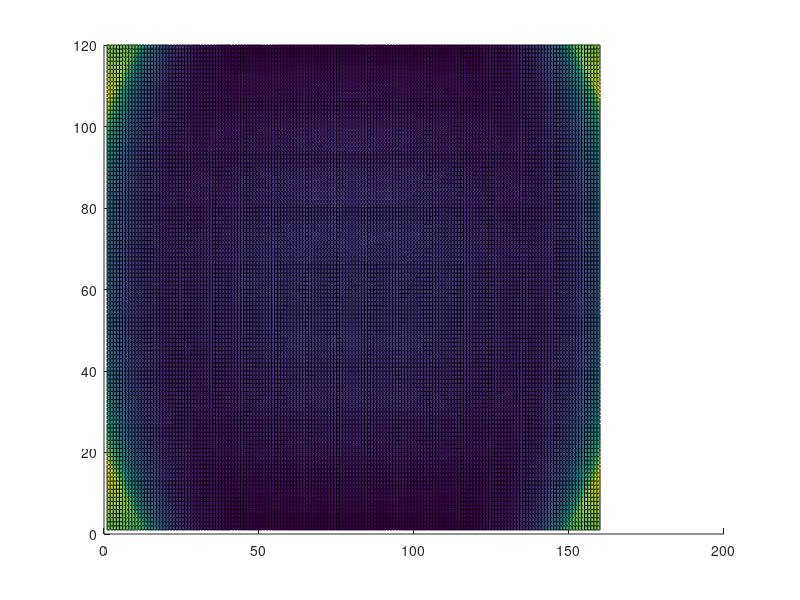

Recreate this plot in MATLAB.
function testFisheyeRadTanThinPrism()
global Param test_Jac data
data.xr_yr = [];
Param = [1214.025993758243,
    1212.925993758243,
    1469.535869576514,
    1438.595858396595,
    0.4049855059199108,
    -0.4960655170834019,
    0.2366889743579386,
    0.9948191490966187,
    -1.573948083968366,
    0.6086728193625544,
    -0.0003672190538065101,
    -0.0007413905358394097,
    -0.0005839984838196491,
    -0.0002193412417918993,
    0.0001936268547567258,
    -0.0002042473404798113];

Param = [242.0503165415735,
          241.8503165415735,
          319.8053191211108,
          240.9679064324467,
          -0.02689165420917155,
          0.1019919163316408,
          -0.07180862612716554,
          0.01245898233008245,
          0.001242086400994195,
          -0.0004149914187376608,
          0.0005499786009926172,
          0.0005819661606400815,
          -0.001232007804086031,
          -0.0003868334860997226,
          -0.0005963449586486949,
          0.00001071922498768078];

      
%       Param = [236.8820281-0;
% 236.7437341-0;
% 325.0065396;
% 241.9557923;
% 0.2124214875;
% -0.1719834148;
% 0.06211290885;
% -0.009899091649;
% 0;
% 0;
% 0;
% 0;
% 0;
% 0;
% 0;
% 0];
      
% Param(9:10) = 0;
% Param(11:end) = 0;
test_Jac = 0;


Param0 = Param;

fx0 = Param0(1);
fy0 = Param0(2);
cx0 = Param0(3);
cy0 = Param0(4);
k10 = Param0(5);
k20 = Param0(6);
k30 = Param0(7);
k40 = Param0(8);
k50 = Param0(9);
k60 = Param0(10);
p10 = Param0(11);
p20 = Param0(12);
s10 = Param0(13);
s20 = Param0(14);
s30 = Param0(15);
s40 = Param0(16);


fx = Param(1);
fy = Param(2);
cx = Param(3);
cy = Param(4);
k1 = Param(5);
k2 = Param(6);
k3 = Param(7);
k4 = Param(8);
k5 = Param(9);
k6 = Param(10);
p1 = Param(11);
p2 = Param(12);
s1 = Param(13);
s2 = Param(14);
s3 = Param(15);
s4 = Param(16);


X = [-10.1234 -20.5678 10];
X_ = X;
X = [X(1)/X(3) X(2)/X(3) 1];
X = X./norm(X);

[pt2d, d_uv_d_pt3d, d_uv_d_param] = project(X_(1),X_(2), X_(3),fx0,fy0,cx0,cy0,k10,k20,k30,k40,k50,k60,p10,p20,s10,s20,s30,s40);

[pt3d, d_pt3d_d_uv, d_pt3d_d_param] = unproject(pt2d(1),pt2d(2), fx0,fy0,cx0,cy0,k10,k20,k30,k40,k50,k60,p10,p20,s10,s20,s30,s40);

 
err_ = X - pt3d

disturbance = [1.*(rand(4,1)-0.5);
    0.0001.*(rand(6,1)-0.5);
    0.000001.*(rand(6,1)-0.5)];
% disturbance(5:end) = 0;

disturbance_pt3d = 0.01.*(rand(3,1)-0.5);
disturbance_pt2d = 1000.*(rand(2,1)-0.5);
disturbance_pt2d = 10.*(rand(2,1)-0.5);

% disturbance(11:end) = 0;

Param = Param + disturbance;
fx = Param(1);
fy = Param(2);
cx = Param(3);
cy = Param(4);
k1 = Param(5);
k2 = Param(6);
k3 = Param(7);
k4 = Param(8);
k5 = Param(9);
k6 = Param(10);
p1 = Param(11);
p2 = Param(12);
s1 = Param(13);
s2 = Param(14);
s3 = Param(15);
s4 = Param(16);
[pt2d_err, d_uv_d_pt3d_err, d_uv_d_param_err] = project(X_(1),X_(2), X_(3),fx,fy,cx,cy,k1,k2,k3,k4,k5,k6,p1,p2,s1,s2,s3,s4);
[pt2d_err1, d_uv_d_pt3d_err1, d_uv_d_param_err1] = project(X_(1)+disturbance_pt3d(1),X_(2)+disturbance_pt3d(2), X_(3)+disturbance_pt3d(3), fx0,fy0,cx0,cy0,k10,k20,k30,k40,k50,k60,p10,p20,s10,s20,s30,s40);

err1 = pt2d_err' - pt2d';
err_comp1 = d_uv_d_param *disturbance;
check_Jac1 = [err1 - err_comp1 err1  err_comp1];

err11 = pt2d_err1' - pt2d';
err_comp11 = d_uv_d_pt3d *disturbance_pt3d;
check_Jac11 = [err11 - err_comp11 err11  err_comp11];


[pt3d_err, d_pt3d_d_uv_err, d_pt3d_d_param_err] = unproject(pt2d(1),pt2d(2), fx,fy,cx,cy,k1,k2,k3,k4,k5,k6,p1,p2,s1,s2,s3,s4);
[pt3d_err2, d_pt3d_d_uv_err2, d_pt3d_d_param_err2] = unproject(pt2d(1)+disturbance_pt2d(1),pt2d(2)+disturbance_pt2d(2), fx0,fy0,cx0,cy0,k10,k20,k30,k40,k50,k60,p10,p20,s10,s20,s30,s40);


err2 = pt3d_err' - pt3d';
err_comp2 = d_pt3d_d_param*disturbance;
check_Jac2 = [err2 - err_comp2 err2  err_comp2];


err22 = pt3d_err2' - pt3d';
err_comp22 = d_pt3d_d_uv*disturbance_pt2d;
check_Jac22 = [err22 - err_comp22 err22  err_comp22];

err_cat = [check_Jac1; check_Jac11];
% err_cat(3,:) = 0;
err_cat = [err_cat; check_Jac2; check_Jac22];


[pt2d_all_err1, d_uv_d_pt3d_all_err1, d_uv_d_param_all_err1] = project(X_(1)+disturbance_pt3d(1),X_(2)+disturbance_pt3d(2), X_(3)+disturbance_pt3d(3), fx,fy,cx,cy,k1,k2,k3,k4,k5,k6,p1,p2,s1,s2,s3,s4);
err3 = pt2d_all_err1' - pt2d';
err_comp3 = [d_uv_d_pt3d, d_uv_d_param] * [disturbance_pt3d; disturbance];
check_Jac3 = [err3 - err_comp3 err3  err_comp3];

[pt3d_all_err2, d_pt3d_d_uv_all_err2, d_pt3d_d_param_all_err2] = unproject(pt2d(1)+disturbance_pt2d(1),pt2d(2)+disturbance_pt2d(2), fx,fy,cx,cy,k1,k2,k3,k4,k5,k6,p1,p2,s1,s2,s3,s4);
err33 = pt3d_all_err2' - pt3d';
err_comp33 = [ d_pt3d_d_uv d_pt3d_d_param] * [disturbance_pt2d; disturbance];
check_Jac33 = [err33 - err_comp33 err33  err_comp33];


err_cat = [err_cat; check_Jac3; check_Jac33];






[xMat, yMat] = meshgrid(1:4: 640, 1:4: 480);
pix = [xMat(:) yMat(:)];
cov_2d = zeros(2,2,size(pix,1));
cov_3d = zeros(3,3,size(pix,1));
for i = 1 : size(pix,1)
    [pt3d_i, d_pt3d_d_uv_i, d_pt3d_d_param_i] = unproject(pix(i,1),pix(i,2), fx0,fy0,cx0,cy0,k10,k20,k30,k40,k50,k60,p10,p20,s10,s20,s30,s40);
    [pt2d, d_uv_d_pt3d, d_uv_d_param] = project(pt3d_i(1),pt3d_i(2), pt3d_i(3),fx0,fy0,cx0,cy0,k10,k20,k30,k40,k50,k60,p10,p20,s10,s20,s30,s40);
    cov_2d(:,:,i) = d_pt3d_d_uv_i'*d_pt3d_d_uv_i;
    cov_3d(:,:,i) = d_uv_d_pt3d'*d_uv_d_pt3d;
end

cov_2d_11 = reshape(cov_2d(1,1,:), size(xMat));
cov_2d_12 = reshape(cov_2d(1,2,:), size(xMat));
cov_2d_21 = reshape(cov_2d(2,1,:), size(xMat));
cov_2d_22 = reshape(cov_2d(2,2,:), size(xMat));

asg = 1;

figure,surface(abs(cov_2d_11));

if 0
    
    syms Fx Fy Cx Cy K1 K2 K3 K4 K5 K6 P1 P2 S1 S2 S3 S4
    [pt2d, d_uv_d_pt3d, d_uv_d_param1] = project(X_(1),X_(2), X_(3),fx,fy,cx,cy,k1,K2,k3,k4,k5,k6,p1,p2,s1,s2,s3,s4);
    f(K2) = pt2d;
    d = (diff(f(K2), K2));
    diary('G:\matlab\data\vio\ci\outputs_temp\k1.txt');
    d
    diary off
    K2 = k2;
    dd1 = [ - (48275021572435495174898032358408269513219969837322525381732012136048209129685548970780841343577975855498889641513383742886785*K1)/1322111937580497197903830616065542079656809365928562438569297590548811582472622691650378420879430569695182424050046716608512 - (5400921095745737414864740567421*(((7538505412310750881198669132351350142507979705*K1)/5708990770823839524233143877797980545530986496 + 108616074649820597627439802580852225777621454955/22835963083295358096932575511191922182123945984)^2 + ((7658023570111082183785847262302949358552067749*K1)/2854495385411919762116571938898990272765493248 + 110338112698430371295717186394507058396835377199/11417981541647679048466287755595961091061972992)^2)*((291410363852946023596658517056327944386602229867452446331213491986081972889503335934635595029*K1)/16296287810675888690147565507275025288411747149327490005089123594835050398106693649467179008 + 4198690337516231856552518384262660734600025545759371363542075449882910274323304770522983108479/65185151242703554760590262029100101153646988597309960020356494379340201592426774597868716032))/10141204801825835211973625643008 - 9173334200905149215201177199746110203060254848275400734911070613524627812110541602474809405419712340332366084219678939233532355/5288447750321988791615322464262168318627237463714249754277190362195246329890490766601513683517722278780729696200186866434048, - (14570102498104968102687249988128790534735505934308818962012474138076873364262459461514613087559427073127488557231239696949549*K1)/330527984395124299475957654016385519914202341482140609642324397637202895618155672912594605219857642423795606012511679152128 - (1256175362649241410674650484283*(((7538505412310750881198669132351350142507979705*K1)/5708990770823839524233143877797980545530986496 + 108616074649820597627439802580852225777621454955/22835963083295358096932575511191922182123945984)^2 + ((7658023570111082183785847262302949358552067749*K1)/2854495385411919762116571938898990272765493248 + 110338112698430371295717186394507058396835377199/11417981541647679048466287755595961091061972992)^2)*((291410363852946023596658517056327944386602229867452446331213491986081972889503335934635595029*K1)/16296287810675888690147565507275025288411747149327490005089123594835050398106693649467179008 + 4198690337516231856552518384262660734600025545759371363542075449882910274323304770522983108479/65185151242703554760590262029100101153646988597309960020356494379340201592426774597868716032))/2535301200456458802993406410752 - 4512121468592493264397478556438384715937038910902384670412856992193050228834794986370962975451826433051050202303796805675114951/1322111937580497197903830616065542079656809365928562438569297590548811582472622691650378420879430569695182424050046716608512];
    dd2 = [ - (207960099903111898174347030742480337410707985713547487735713601464917560573278037239047498497134384296330328836845642613706785*K2)/1322111937580497197903830616065542079656809365928562438569297590548811582472622691650378420879430569695182424050046716608512 - (5400921095745737414864740567421*((1255343372322049086338669750089511338995115487397891181604146513306105782797421711189802303029*K2)/16296287810675888690147565507275025288411747149327490005089123594835050398106693649467179008 + 48740894432609441524824872929981085575585992223008904015911655044437931993929073374306174369595/260740604970814219042361048116400404614587954389239840081425977517360806369707098391474864128)*(((15646385323405317538376334653118246984114721545*K2)/5708990770823839524233143877797980545530986496 + 607498181066896240122845838517084812926392999975/91343852333181432387730302044767688728495783936)^2 + ((15894448705708353092422390404592575971634264501*K2)/2854495385411919762116571938898990272765493248 + 617129674247175268608511369635475545525414554555/45671926166590716193865151022383844364247891968)^2))/10141204801825835211973625643008 - 78457915915197855817226432569563050027678887314427276783590477663726073059890380439515460825593319044646792094011541810266282895/21153791001287955166461289857048673274508949854856999017108761448780985319561963066406054734070889115122918784800747465736192, - (62765377878869472407993739840518676831425525484341125755627919493843509009947178108998892804165690067214883676240388674697549*K2)/330527984395124299475957654016385519914202341482140609642324397637202895618155672912594605219857642423795606012511679152128 - (1256175362649241410674650484283*((1255343372322049086338669750089511338995115487397891181604146513306105782797421711189802303029*K2)/16296287810675888690147565507275025288411747149327490005089123594835050398106693649467179008 + 48740894432609441524824872929981085575585992223008904015911655044437931993929073374306174369595/260740604970814219042361048116400404614587954389239840081425977517360806369707098391474864128)*(((15646385323405317538376334653118246984114721545*K2)/5708990770823839524233143877797980545530986496 + 607498181066896240122845838517084812926392999975/91343852333181432387730302044767688728495783936)^2 + ((15894448705708353092422390404592575971634264501*K2)/2854495385411919762116571938898990272765493248 + 617129674247175268608511369635475545525414554555/45671926166590716193865151022383844364247891968)^2))/2535301200456458802993406410752 - 38154277130673311662549397021029024933420887439692192875566770858344905525858931019544992932713671553350078102082658069226036387/5288447750321988791615322464262168318627237463714249754277190362195246329890490766601513683517722278780729696200186866434048];
    d_uv_d_k2 = d_uv_d_param(:,6);
    err1 = d_uv_d_k2-dd2';
    
    sdfkb = 1;
    
elseif 0
      syms Fx Fy Cx Cy K1 K2 K3 K4 K5 K6 P1 P2 S1 S2 S3 S4
    [pt3d, d_pt3d_d_uv1, d_pt3d_d_param1] = unproject(pt2d(1),pt2d(2), fx,fy,cx,cy,K1,k2,k3,k4,k5,k6,p1,p2,s1,s2,s3,s4);
     f(K1) = pt3d;
     d = (diff(f(K1), K1));
    diary('G:\matlab\data\vio\ci\outputs_temp\k1.txt');
    d
    diary off
    K1 = k1;
end

end

function [pt2d, d_uv_d_pt3d, d_uv_d_param] = project(X,Y,Z, fx,fy,cx,cy,k1,k2,k3,k4,k5,k6,p1,p2,s1,s2,s3,s4)
global Param
d_uv_d_pt3d = []; d_uv_d_param = [];

% X = pt3d(:,1);
% Y = pt3d(:,2);
% Z = pt3d(:,3);

param = [fx,fy,cx,cy,k1,k2,k3,k4,k5,k6,p1,p2,s1,s2,s3,s4];
% fx = param(1);
% fy = param(2);
% cx = param(3);
% cy = param(4);
% k1 = param(5);
% k2 = param(6);
% k3 = param(7);
% k4 = param(8);
% k5 = param(9);
% k6 = param(10);
% p1 = param(11);
% p2 = param(12);
% s1 = param(13);
% s2 = param(14);
% s3 = param(15);
% s4 = param(16);

if 1
    a = X./Z;
    b = Y./Z;
    r = sqrt(a.^2 + b.^2);
    th = atan(r);
else
    a = X;
    b = Y;
    r = sqrt(X.^2 + Y.^2);
    th = atan2(r, Z);   
end


th2 = th.^2;
th4 = th2.^2;
th6 = th2.*th4;
th8 = th4.*th4;
th10 = th6.*th4;
th12 = th6.*th6;

thd = th.*(1 + k1.*th2 + k2.*th4 + k3.*th6 + k4.*th8 + k5.*th10 + k6.*th12);
x_r = a./r.*thd;
y_r = b./r.*thd;
r_d = sqrt(x_r.^2 + y_r.^2);
uvDistorted = [x_r      +      p1.*(2.*x_r.^2 + r_d.^2) + 2.*x_r.*y_r.*p2     +     s1.*r_d.^2 + s2.*r_d.^4 ...
               y_r      +      p2.*(2.*y_r.^2 + r_d.^2) + 2.*x_r.*y_r.*p1     +     s3.*r_d.^2 + s4.*r_d.^4];


pt2d = [fx.*uvDistorted(:,1) + cx ...
    fy.*uvDistorted(:,2) + cy];




duvDistorted_dxryr = compute_duvDistorted_dxryr([x_r y_r], x_r.^2 + y_r.^2, param);


d_thd_d_th = 1 + 3*k1.*th2 + 5*k2.*th4 + 7*k3.*th6 + 9*k4.*th8 + 11*k5.*th10 + 13*k6.*th12;

d_x_r_d_a = b.^2./r.^3.*thd + a.^2./(r.^2 + r.^4)*d_thd_d_th;
d_x_r_d_b = -a.*b./r.^3.*thd + a.*b./(r.^2 + r.^4)*d_thd_d_th;
d_y_r_d_a = -a.*b./r.^3.*thd + a.*b./(r.^2 + r.^4)*d_thd_d_th;
d_y_r_d_b = a.^2./r.^3.*thd + b.^2./(r.^2 + r.^4)*d_thd_d_th;
d_xr_yr_d_ab = [d_x_r_d_a d_x_r_d_b; d_y_r_d_a d_y_r_d_b];

d_ab_d_xyz = [ 1./Z    0     -X./Z.^2;
                 0    1./Z   -Y./Z.^2];
             
d_uv_d_uvDistorted = [fx 0;0 fy];

d_uv_d_pt3d = d_uv_d_uvDistorted * duvDistorted_dxryr * d_xr_yr_d_ab * d_ab_d_xyz;




%%%%
d_uv_d_fxfycxcy = [uvDistorted(:,1)     0            1   0;
                         0         uvDistorted(:,2)  0   1];

d_xr_yr_d_thd = [a./r; b./r];
                     
d_thd_d_k1k2k3k4k5k6 = [th.^3   th.^5   th.^7   th.^9   th.^11   th.^13];

d_uv_d_k1k2k3k4k5k6 = d_uv_d_uvDistorted * duvDistorted_dxryr * d_xr_yr_d_thd * d_thd_d_k1k2k3k4k5k6;

duvDistorted_d_p1p2 = [(2.*x_r.^2 + r_d.^2)        2.*x_r.*y_r;
                          2.*x_r.*y_r         (2.*y_r.^2 + r_d.^2)];

duvDistorted_d_s1s2s3s4 = [r_d.^2   r_d.^4    0        0;
                             0        0     r_d.^2   r_d.^4];
                         
d_uv_d_p1p2 = d_uv_d_uvDistorted * duvDistorted_d_p1p2;

d_uv_d_s1s2s3s4 = d_uv_d_uvDistorted * duvDistorted_d_s1s2s3s4;

d_uv_d_param = [d_uv_d_fxfycxcy d_uv_d_k1k2k3k4k5k6 d_uv_d_p1p2 d_uv_d_s1s2s3s4];



end
function [pt3d, d_pt3d_d_uv, d_pt3d_d_param] = unproject(u,v, fx,fy,cx,cy,k1,k2,k3,k4,k5,k6,p1,p2,s1,s2,s3,s4)
global Param data

d_pt3d_d_uv = []; d_pt3d_d_param = [];
% u = pt2d(:,1);
% v = pt2d(:,2);
% Z = pt3d(:,3);

param = [fx,fy,cx,cy,k1,k2,k3,k4,k5,k6,p1,p2,s1,s2,s3,s4];
% fx = param(1);
% fy = param(2);
% cx = param(3);
% cy = param(4);
% k1 = param(5);
% k2 = param(6);
% k3 = param(7);
% k4 = param(8);
% k5 = param(9);
% k6 = param(10);
% p1 = param(11);
% p2 = param(12);
% s1 = param(13);
% s2 = param(14);
% s3 = param(15);
% s4 = param(16);

uvDistorted = [(u - cx)./fx (v - cy)./fy];

if 1 %isempty(data.xr_yr)
    [xr_yr, duvDistorted_dxryr] = compute_xr_yr_from_uvDistorted(uvDistorted, param);
    data.xr_yr = xr_yr;
    data.duvDistorted_dxryr = duvDistorted_dxryr;
else
    xr_yr = data.xr_yr;
    duvDistorted_dxryr = data.duvDistorted_dxryr;
end
xr_yrNorm = norm(xr_yr);
if (xr_yrNorm == 0.0)
    pt3d = [0 0 1];
else
    [theta, dthD_dth] = getThetaFromNorm_xr_yr(xr_yrNorm, param);
end

if 0
    pt3d = [tan(theta) / xr_yrNorm * xr_yr 1];
else
    thd = xr_yrNorm;
    scaling = sin(theta)./thd;
    x = xr_yr(:,1)*scaling;
    y = xr_yr(:,2)*scaling;
    z = cos(theta);
    pt3d = [x y z];
    
    sin_theta = sin(theta);
    cos_theta = cos(theta);
    mx = xr_yr(:,1);
    my = xr_yr(:,2);
    
    x_r = mx;
    y_r = my;
    r_d = sqrt(x_r.^2 + y_r.^2);
    
    d_thetad_d_mx = mx / thd;
    d_thetad_d_my = my / thd;
    
end


theta2 = theta * theta;
d_scaling_d_thetad = (thd * cos_theta / dthD_dth - sin_theta) / (thd * thd);
d_cos_d_thetad = -sin_theta / dthD_dth;
d_scaling_d_k1 = -cos_theta * theta * theta2 / (dthD_dth * thd);
d_cos_d_k1 =  -d_cos_d_thetad * theta * theta2;


d_pt3d_d_k1 = [mx * d_scaling_d_k1;
               my * d_scaling_d_k1;
               d_cos_d_k1];
d_pt3d_d_k2 = d_pt3d_d_k1 .* theta2;
d_pt3d_d_k3 = d_pt3d_d_k2 .* theta2;
d_pt3d_d_k4 = d_pt3d_d_k3 .* theta2;
d_pt3d_d_k5 = d_pt3d_d_k4 .* theta2;
d_pt3d_d_k6 = d_pt3d_d_k5 .* theta2;

d_X_d_mx = scaling + mx * d_scaling_d_thetad * d_thetad_d_mx;
d_X_d_my = mx * d_scaling_d_thetad * d_thetad_d_my;

d_Y_d_mx = my * d_scaling_d_thetad * d_thetad_d_mx;
d_Y_d_my = scaling + my * d_scaling_d_thetad * d_thetad_d_my;

d_Z_d_mx = d_cos_d_thetad * d_thetad_d_mx;
d_Z_d_my = d_cos_d_thetad * d_thetad_d_my;


d_pt3d_d_mxmy = [d_X_d_mx d_X_d_my;
                d_Y_d_mx d_Y_d_my;
                d_Z_d_mx d_Z_d_my];

d_pt3d_d_xryr = d_pt3d_d_mxmy;

d_xryr_duvDistorted = inv(duvDistorted_dxryr);
if 0
    d_udvd_d_fxfycxcy = [-uvDistorted(:,1)./fx           0             -1./fx     0;
                                  0          -uvDistorted(:,2)./fy    0      -1./fy];
else
    if 0
        d_udvd_d_fxfycxcy = [-(uvDistorted(:,1)-cx)./fx./fx           0             -1./fx     0;
            0          -(uvDistorted(:,2)-cy)./fy./fy    0      -1./fy];
        
    else
        d_udvd_d_fxfycxcy = [-(u-cx)./fx./fx           0             -1./fx     0;
                                     0          -(v-cy)./fy./fy    0      -1./fy];
    end
end
d_udvd_d_uv = [1./fx      0;
               0        1./fy];

%%
duvDistorted_d_p1p2 = -[(2.*x_r.^2 + r_d.^2)        2.*x_r.*y_r;
                          2.*x_r.*y_r         (2.*y_r.^2 + r_d.^2)]; 
%%
duvDistorted_d_s1s2s3s4 = -[r_d.^2   r_d.^4    0        0;
                             0        0     r_d.^2   r_d.^4];           
                         
                         
d_xryr_d_uv = d_xryr_duvDistorted * d_udvd_d_uv;
d_xryr_d_fxfycxcy = d_xryr_duvDistorted * d_udvd_d_fxfycxcy;
d_xryr_d_p1p2 = d_xryr_duvDistorted * duvDistorted_d_p1p2;
d_xryr_d_s1s2s3s4 = d_xryr_duvDistorted * duvDistorted_d_s1s2s3s4;


d_pt3d_d_param = [d_pt3d_d_mxmy * d_xryr_d_fxfycxcy ...
                   [d_pt3d_d_k1 d_pt3d_d_k2 d_pt3d_d_k3 d_pt3d_d_k4 d_pt3d_d_k5 d_pt3d_d_k6] ...
                 d_pt3d_d_mxmy * [d_xryr_d_p1p2 d_xryr_d_s1s2s3s4]];
             
d_pt3d_d_uv = d_pt3d_d_mxmy * d_xryr_d_uv;

end

function d_err_d_pt3d =  computeBearing(transedXYZ_c)
ptNorm = norm(transedXYZ_c);
    ptNorm_3_2 = -0.5 * (1 / (ptNorm * ptNorm * ptNorm));
     d_err_d_pt3d = eye(3);
    d_err_d_pt3d(0+1, 0+1) = 1.0 / ptNorm + transedXYZ_c(0+1) * (ptNorm_3_2 * 2 * transedXYZ_c(0+1));
    d_err_d_pt3d(0+1, 1+1) = transedXYZ_c(0+1) * (ptNorm_3_2 * 2 * transedXYZ_c(1+1));
    d_err_d_pt3d(0+1, 2+1) = transedXYZ_c(0+1) * (ptNorm_3_2 * 2 * transedXYZ_c(2+1));

    d_err_d_pt3d(1+1, 0+1) = transedXYZ_c(1+1) * (ptNorm_3_2 * 2 * transedXYZ_c(0+1));
    d_err_d_pt3d(1+1, 1+1) = 1.0 / ptNorm + transedXYZ_c(1+1) * (ptNorm_3_2 * 2 * transedXYZ_c(1+1));
    d_err_d_pt3d(1+1, 2+1) = transedXYZ_c(1+1) * (ptNorm_3_2 * 2 * transedXYZ_c(2+1));

    d_err_d_pt3d(2+1, 0+1) = transedXYZ_c(2+1) * (ptNorm_3_2 * 2 * transedXYZ_c(0+1));
    d_err_d_pt3d(2+1, 1+1) = transedXYZ_c(2+1) * (ptNorm_3_2 * 2 * transedXYZ_c(1+1));
    d_err_d_pt3d(2+1, 2+1) = 1.0 / ptNorm + transedXYZ_c(2+1) * (ptNorm_3_2 * 2 * transedXYZ_c(2+1));
end

function [xr_yr, duvDistorted_dxryr] = compute_xr_yr_from_uvDistorted(uvDistorted, param)
global test_Jac
fx = param(1);
fy = param(2);
cx = param(3);
cy = param(4);
k1 = param(5);
k2 = param(6);
k3 = param(7);
k4 = param(8);
k5 = param(9);
k6 = param(10);
p1 = param(11);
p2 = param(12);
s1 = param(13);
s2 = param(14);
s3 = param(15);
s4 = param(16);

%initial guess:
xr_yr = uvDistorted;
max_iter = 20;
for i = 1 : max_iter
    uvDistorted_est = xr_yr;
    xr_yr_squaredNorm = xr_yr(:,1).^2 + xr_yr(:,2).^2;
    x_r = xr_yr(:,1);
    y_r = xr_yr(:,2);
    r_d = sqrt(x_r.^2 + y_r.^2);
    uvDistorted_est = uvDistorted_est + [ p1.*(2.*x_r.^2 + r_d.^2) + 2.*x_r.*y_r.*p2     +     s1.*r_d.^2 + s2.*r_d.^4 ...
                                          p2.*(2.*y_r.^2 + r_d.^2) + 2.*x_r.*y_r.*p1     +     s3.*r_d.^2 + s4.*r_d.^4];
    duvDistorted_dxryr = compute_duvDistorted_dxryr(xr_yr, xr_yr_squaredNorm, param);
    correction = (inv(duvDistorted_dxryr) * (uvDistorted' - uvDistorted_est'))';
    xr_yr  = xr_yr + correction;
    if(~test_Jac)
        if(norm(correction) < 1e-20)
            break;
        end
    end
end



end
function duvDistorted_dxryr = compute_duvDistorted_dxryr(xr_yr, xr_yr_squaredNorm, param)
fx = param(1);
fy = param(2);
cx = param(3);
cy = param(4);
k1 = param(5);
k2 = param(6);
k3 = param(7);
k4 = param(8);
k5 = param(9);
k6 = param(10);
p1 = param(11);
p2 = param(12);
s1 = param(13);
s2 = param(14);
s3 = param(15);
s4 = param(16);

duvDistorted_dxryr(1,1,:) = 1 + 6 .* xr_yr(:,1).*p1 + 2.*xr_yr(:,2).*p2   +   2.*(s1 + 2.*s2.*xr_yr_squaredNorm).*xr_yr(:,1);
duvDistorted_dxryr(1,2,:) = 2.*xr_yr(:,2).*p1 + 2.*xr_yr(:,1).*p2         +   2.*(s1 + 2.*s2.*xr_yr_squaredNorm).*xr_yr(:,2);
duvDistorted_dxryr(2,1,:) = 2.*xr_yr(:,2).*p1 + 2.*xr_yr(:,1).*p2         +   2.*(s3 + 2.*s4.*xr_yr_squaredNorm).*xr_yr(:,1);
duvDistorted_dxryr(2,2,:) = 1 + 6 .* xr_yr(:,2).*p2 + 2.*xr_yr(:,1).*p1   +   2.*(s3 + 2.*s4.*xr_yr_squaredNorm).*xr_yr(:,2);



end
function [th, dthD_dth] = getThetaFromNorm_xr_yr(th_radialDesired, param)
global test_Jac Param


fx = Param(1);
fy = Param(2);
cx = Param(3);
cy = Param(4);
k1 = Param(5);
k2 = Param(6);
k3 = Param(7);
k4 = Param(8);
k5 = Param(9);
k6 = Param(10);
p1 = Param(11);
p2 = Param(12);
s1 = Param(13);
s2 = Param(14);
s3 = Param(15);
s4 = Param(16);

param = Param;


%  initial guess
th = th_radialDesired;



startK = 5;
max_iter = 20;
for i = 1 : max_iter
    
    if 1
        thetaSq = th * th;
        th_radial = 1;
        dthD_dth = 1;
        theta2is = thetaSq;
        for j = 0:5
            th_radial = th_radial + theta2is * param(startK + j);
            dthD_dth = dthD_dth + (2 * j + 3) * param(startK + j) * theta2is;
            theta2is = theta2is * thetaSq;
        end
    else
        th2 = th.^2;
        th4 = th2.^2;
        th6 = th2.*th4;
        th8 = th4.*th4;
        th10 = th6.*th4;
        th12 = th6.*th6;
        dthD_dth = 1 + 3*k1.*th2 + 5*k2.*th4 + 7*k3.*th6 + 9*k4.*th8 + 11*k5.*th10 + 13*k6.*th12;
    end
    
    th_radial = th_radial * th;
%     if(~test_Jac)
        if (abs(dthD_dth) > 1e-20)
            step = (th_radialDesired - th_radial) / dthD_dth;
        else
            
            if (th_radialDesired - th_radial) * dthD_dth > 0.0
                step =  1e-19;
            else
                step = -1e-19;
            end
        end
        
        th = th + step;
        if(norm(step) < 1e-20)
            break;
        end
        
        if (abs(th) >=3.1415926 / 2.0)
            
            th = (0.999) * 3.1415926 / 2.0;
        end
%     else
%          step = (th_radialDesired - th_radial) / dthD_dth;
%           th = th + step;
%     end
end

end